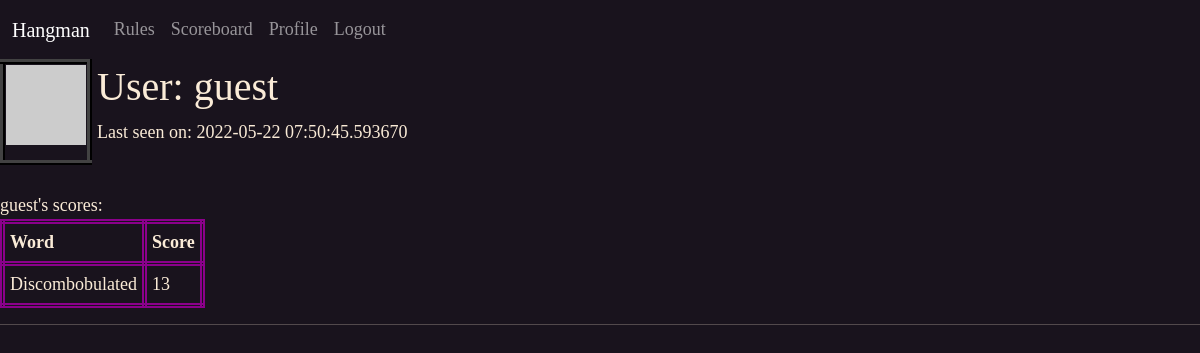
Page /user/guest (signed in) on the committed database.
### app/models.py (models this page shows, shortened)
class User(UserMixin, db.Model):
    id = db.Column(db.Integer, primary_key=True)
    email = db.Column(db.String(60), index=True, unique=True)
    username = db.Column(db.String(60), index=True, unique=True)
    password_hash = db.Column(db.String(128))
    last_seen = db.Column(db.DateTime, default=datetime.utcnow())
    def avatar(self, size):
        digest = md5('hangguest@protonmail.com'.lower().encode('utf-8')).hexdigest()
        return 'https://www.gravatar.com/avatar/{}?d=retro&s={}'.format(digest,size)

class Words(db.Model):
    id = db.Column(db.Integer, primary_key=True)
    word = db.Column(db.String(60), index=True, unique=True)
    definition = db.Column(db.String(60), index=True, unique=True)

### app/routes.py (the view)
@app.route('/user/<username>')
@login_required
def user(username):
    user = User.query.filter_by(username=username).first_or_404()
    dict = {}
    for score in Scores.query.filter_by(user_id=current_user.id).all():
        dict[f"{Words.query.get(score.word_id).word}"] = f"{score.number_of_guesses}"
    return render_template('user.html', user=user, dict=dict)

### app/models.py (called while the page is built)
@login.user_loader
def load_user(id):
    return User.query.get(int(id))

### app/routes.py (called while the page is built)
@app.before_request
def before_request():
    if current_user.is_authenticated:
        current_user.last_seen = datetime.utcnow()
        db.session.commit()

### app/templates/user.html (shortened to what this page needs)
{% extends "base.html" %}
{% block content %}
<table>
    <tr valign="top">
        <td id="profilePic"><img src="{{ user.avatar(128) }}"></td>
        <td style="padding-left:5px;">
            <h1>User: {{ user.username }}</h1>
            {% if user.last_seen %}
                <p>Last seen on: {{ user.last_seen }}</p>
                {% endif %}
        </td>
    </tr>
</table> <br>
{{ user.username }}'s scores:
<table id="stats">
    <tr>
        <th style="border: 5px double darkmagenta; padding: 5px;">Word</th>
        <th style="border: 5px double darkmagenta; padding: 5px;">Score</th>
    </tr>
    {% for key,value in dict.items() %}
    <tr>
        <td style="border: 5px double darkmagenta; padding: 5px;">{{key}}</td>
        <td style="border: 5px double darkmagenta; padding: 5px;">{{value}}</td>
    </tr>
    {% endfor %}
</table>
{% endblock %}

### app/static/Hangman.css (style rules this page uses)
body { background-color: rgb(25, 19, 29); color: antiquewhite; font-family: cursive, 'Times New Roman', Times, serif, Georgia; font-size: large; }
#stats { border: 2px groove whitesmoke; position: relative; }
#profilePic { border: 5px ridge rgb(66, 66, 66); }

### rows in the picture
User: username "guest", last_seen "2022-05-22 07:50:45.593670"
Words: word "Discombobulated", value "13"
